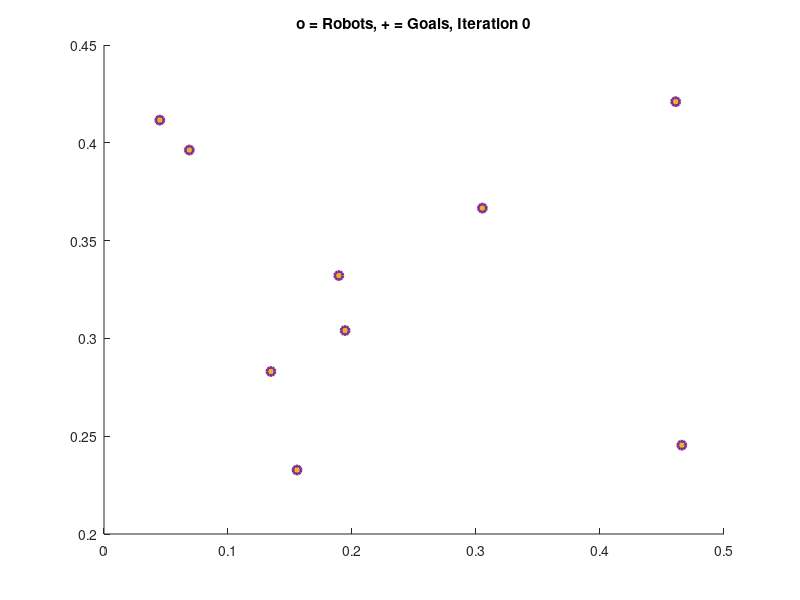
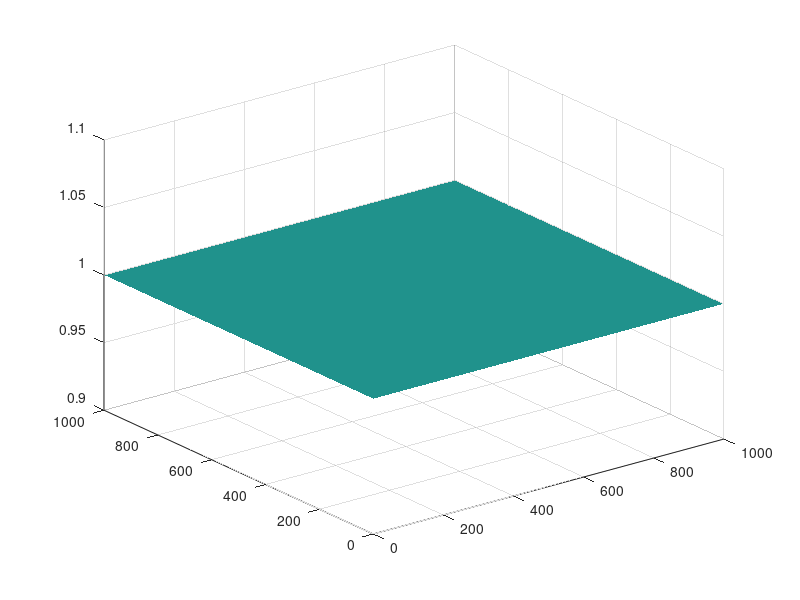

The MATLAB source for these figures, in order: (Note: this script raises an error after producing the figures.)
clc;
close all;
clear all;

n=9; %increasing the number of agents
crs = [0,0;0,10;10,10;10,0];
numIterations = 100;
showPlot = true;
saveFlag = true;  % set to true if you wanna save your results else false
r_sen = 2;   %sensor range
pydata = [];

Px = 0.5*rand([n,1]);
Py = 0.5*rand([n,1]);

xrange = max(crs(:,1));
yrange = max(crs(:,2));
thresh = 0.01; %max distance threshold for each cycle to end

%Dividing the area into discrete cells and expressing range in terms of the
%map
X1 = max(max(crs))/1000;
r_sen = r_sen/X1;
Z = ones(1000,1000);%Uncertainity Distribution
val2 = Z;
cycle=1;
Kprop = 0.5; %Proportionality constant

%%%%%%%%%%%%%%%%%%%%%%%% VISUALIZATION %%%%%%%%%%%%%%%%%%%%%%%%%%%%%%%%%%%%
if showPlot
    verCellHandle = zeros(n,1);
    cellColors = ones(n,3);
    for i = 1:numel(Px) % color according to
        verCellHandle(i)  = patch(Px(i),Py(i),cellColors(i,:)); % use color i  -- no robot assigned yet
        hold on
    end
    pathHandle = zeros(n,1);
    %numHandle = zeros(n,1);
    for i = 1:numel(Px) % color according to
        pathHandle(i)  = plot(Px(i),Py(i),'-','color',cellColors(i,:)*.8);
        %    numHandle(i) = text(Px(i),Py(i),num2str(i));
    end
    goalHandle = plot(Px,Py,'+','linewidth',2);
    currHandle = plot(Px,Py,'o','linewidth',2);
    titleHandle = title(['o = Robots, + = Goals, Iteration ', num2str(0)]);
end

figure
surf (Z);
set(surf(Z),'LineStyle','none');
%%%%%%%%%%%%%%%%%%%%%%%% END VISUALIZATION %%%%%%%%%%%%%%%%%%%%%%%%%%%%%%%%

dist = xrange*ones(n,1);
%Starting the loop for search
while max(max(Z))>0.1
    figure(1)
    counter = 0;
    while max(dist)>thresh
        tic;
        counter = counter+1;
        [v,c]=VoronoiBounded(Px,Py, crs);
        
        if showPlot
            set(currHandle,'XData',Px,'YData',Py);%plot current position  
            pydata(cycle,counter).Px = Px;
            pydata(cycle,counter).Py = Py;
            for i = 1:numel(Px) % color according to
                xD = [get(pathHandle(i),'XData'),Px(i)];
                yD = [get(pathHandle(i),'YData'),Py(i)];
                set(pathHandle(i),'XData',xD,'YData',yD);%plot path position
                %       set(numHandle(i),'Position',[ Px(i),Py(i)]);
            end
        end
        
        for i = 1:numel(c) %calculate the centroid of each cell
            BW = roipoly(Z,100*v(c{i},1),100*v(c{i},2));
            GI = mat2gray(BW);
            for m=1:1000
                for j=1:1000
                    GI(j,m) = GI(j,m)*val2(j,m);
                end
            end
            s = regionprops(BW, GI, {'WeightedCentroid'});
            cx = s.WeightedCentroid(1,1)/100;
            cy = s.WeightedCentroid(1,2)/100;
            cx = min(xrange,max(0, cx));
            cy = min(yrange,max(0, cy));
            if ~isnan(cx) && inpolygon(cx,cy,crs(:,1),crs(:,2))
                Px(i) = Px(i) + Kprop*(cx - Px(i));  %don't update if goal is outside the polygon
                Py(i) = Py(i) + Kprop*(cy - Py(i));
                dist(i) = sqrt((cx - Px(i))^2 + (cy - Py(i))^2);
            end
        end
        
        if showPlot
            for i = 1:numel(c) % update Voronoi cells
                set(verCellHandle(i), 'XData',v(c{i},1),'YData',v(c{i},2));
            end
            
            set(titleHandle,'string',['o = Robots, + = Goals, Cycle', num2str(cycle,'%3d'), ', Iteration', num2str(counter,'%3d')]);
            set(goalHandle,'XData',Px,'YData',Py);%plot goal position
            axis equal
            axis([0,xrange,0,yrange]);
            drawnow
        end
        time(counter,cycle) = toc;
        pydata(cycle,counter).time = toc;
    end
    val = Z;
    for i = 1:n
        BW = roipoly(Z,100*v(c{i},1),100*v(c{i},2));
        GI = mat2gray(BW);
        s = regionprops(BW, GI, {'Centroid','WeightedCentroid'});
        for m=1:1000
            for j=1:1000
                vx = s.WeightedCentroid(1,1);
                vy = s.WeightedCentroid(1,2);
                dist = sqrt(((m+0.5)-vx)^2+((j+0.5)-vy)^2)/100;
                if dist < r_sen
                    val(j,m) = min(val(j,m),(1-0.8708+0.074*dist^2));
                end
            end
        end
    end
    for m=1:1000
        for j=1:1000
            Z(j,m) = Z(j,m)*val(j,m);
            val2(j,m) = 2*Z(j,m)*0.074;
        end
    end
    max_d(cycle)= max(max(Z));
    average(cycle) = mean2(Z);
    cycle=cycle+1;
    figure(2);
    surf (Z);
    set(surf(Z),'LineStyle','none');
end

if saveFlag==true
    json = jsonencode(pydata);
    fid = fopen("agentSetpoint.json","w");
    fprintf(fid,"%s",json);
    fclose(fid);
end